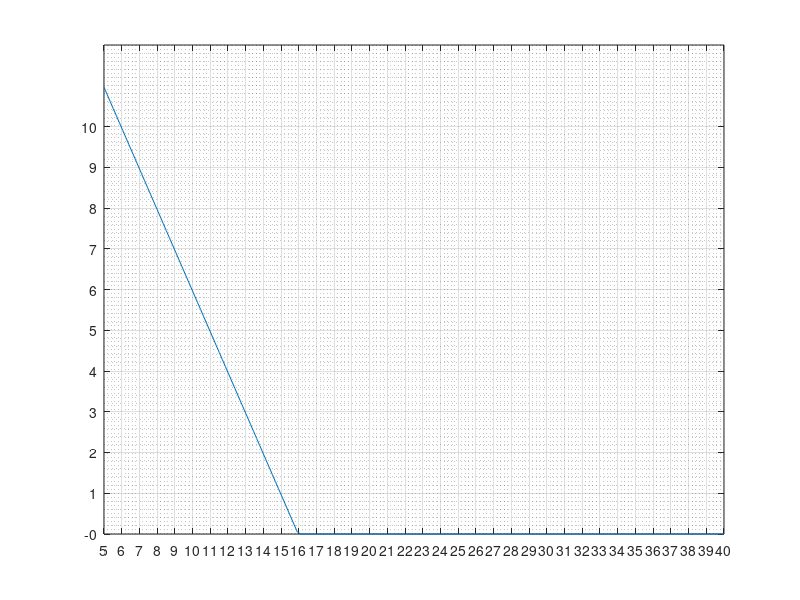

Write MATLAB code to recreate this figure. (Note: this script raises an error after producing the figure.)
% CAM Design Assistant
% Dwell - Rise - Dwell - Return translating CAM
% 2022-12-07

%%
clc; close all; 
% clear;
%============================================
% INPUT 入力
%============================================
% All values in degree

% Job-specific values
% eventAngle = [rise start - rise end - return start- return end]
eventAngle = [0 30 190 220]; % degree at which the rise/return starts/ends
h = 3; % stroke in mm
RPM = 200; % motor velocity in rounds per minutes
m = 1; % follower mass in kg

% recommended values
maxPressureAngle_deg = 30; % in degree
kFriction = 0.7;
sampleRate = 5; % for showing roller on pitch curve with distance in degree
step = .5; % for caculation, the smaller the more accurate, sampling rate in degree

%============================================
% PRELIMINARY CALCULATION
%============================================

maxPressureAngle = deg2rad(maxPressureAngle_deg);
bRise = eventAngle(2) - eventAngle(1) ; %rise period
bReturn = eventAngle(4) - eventAngle(3) ; %return period

% point in time with acceleration change
% points of events = [1-rise, 2-rise +1/8, 3-rise +7/8, 4-rise end, 5-return, 6-return +1/8, 7-return +7/8, 8-return end]
point = [eventAngle(1) eventAngle(1)+bRise/8 eventAngle(1)+7*bRise/8 eventAngle(2) eventAngle(3) eventAngle(3)+bReturn/8 eventAngle(3)+7*bReturn/8 eventAngle(4)];

%============================================
% CHOOSING BASE RADIUS AND ROLLER RADIUS
%============================================
Cv = 1.7596; % Modified sinusoidal
if h >= 0
    B = deg2rad(bRise);
elseif h < 0
    B = deg2rad(bReturn);
end

list_rRoller = linspace(5,40,200); % roller radius in mm
primeRadius = Cv*abs(h)/B/tan(maxPressureAngle)-abs(h)/2;
list_rBase = primeRadius - list_rRoller;
list_rBase = list_rBase .* (list_rBase>0);

% figure('Name','カムベース円の半径　ｖｓ　ローラー半径');
figure;
plot(list_rRoller,list_rBase);

tempMin = min(list_rRoller);
tempMax = max(list_rRoller);
xScaleDiv = tempMin:1:tempMax;
xticks(xScaleDiv);

tempMin = min(list_rBase);
tempMax = max(list_rBase);
yScaleDiv = round(min(list_rBase)):round((max(list_rBase)-min(list_rBase))/20):max(list_rBase);
yticks(yScaleDiv);

grid on
grid minor

xlabel({'ローラー半径(mm)'},'FontWeight','light','Color','b');
ylabel({'カムベース円の半径(mm)'},'FontWeight','light','Color','b');

temp = strcat('最大圧角  ', num2str(maxPressureAngle_deg),'^o');
temp = {'ローラー半径 vs カムベース円の半径';temp};
title(temp,'Color','b','FontSize',15,'FontWeight','light');


% Ask for user input (user can use the previous figure as reference)
rRollerInputMessage =  (['Please refer Figure 1 and input roller radius: ', ...
    '\n図1を参考して, ローラー半径(mm) を入力してください: \n']);
rBaseInputMessage = (['Please refer Figure 1 and input cam base radius: ', ...
    '\n図1を参考して, カムベース円の半径(mm) を入力してください: \n']);

rRoller = input(rRollerInputMessage);
rBase = input(rBaseInputMessage);

rPrime = rBase + rRoller; %mm - Pitch circle prime radius

theta = 0:step:360;
T = 60/RPM; % period of moving 360 degree, in second
time = linspace(0,T,length(theta));
timeStep = T/size(time,2); % convert step in degree to step in time

%% 
%============================================
% DISPLACEMENT
%============================================

% Rise
temp = theta(theta<point(1));
sDwe1 = zeros(size(temp));
tempTheta = theta(theta >= point(1) & theta < point(2))-point(1);
sRise1 = h/(4+pi)*(pi*tempTheta/bRise - 1/4*sin(4*pi*tempTheta/bRise));
tempTheta = theta(theta >= point(2) & theta < point(3))-point(1);
sRise2 = h/(4+pi)*(2+pi*tempTheta/bRise-9/4*sin(pi/3+4*pi/3*tempTheta/bRise));
tempTheta = theta(theta >= point(3) & theta <= point(4))-point(1);
sRise3 = h/(4+pi)*(4+ pi*tempTheta/bRise - 1/4*sin(4*pi*tempTheta/bRise));

% Dwell
temp = theta(theta > point(4) & theta < point(5));
sDwe2 = zeros(size(temp)) + h;

% Return
tempTheta = theta(theta >= point(5) & theta < point(6))-point(5);
sReturn1 = h/(4+pi)*(4 + pi - pi*tempTheta/bReturn + 1/4*sin(4*pi*tempTheta/bReturn));
tempTheta = theta(theta >= point(6) & theta < point(7))-point(5);
sReturn2 = h/(4+pi)*(2+ pi - pi*tempTheta/bReturn  + 9/4*sin(pi/3+4*pi/3*tempTheta/bReturn));
tempTheta = theta(theta >= point(7) & theta <= point(8))-point(5);
sReturn3 = h/(4+pi)*(pi - pi*tempTheta/bReturn + 1/4*sin(4*pi*tempTheta/bReturn));

% Dwell
temp = theta(theta > point(8) & theta <= 360);
sDwe3 = zeros(size(temp));

% Entire trajectory
displacement = [sDwe1 sRise1 sRise2 sRise3 sDwe2 sReturn1 sReturn2 sReturn3 sDwe3] + rPrime;

% Plot position vs angle in cartesian coordinate
figure;
subplot(3,1,1);
plot(time,displacement);
grid on;
grid minor;
xlim([0 T]);
xlabel({'t(s)'},'FontSize',15,'FontWeight','light','Color','b');
ylim([rPrime-2*abs(h)+h/2 rPrime+2*abs(h)+h/2]);
ylabel({'位置','mm'},'FontSize',15,'FontWeight','light','Color','b');
% legend("位置 s");
[tit,] = title({'';'S V A Diagram'},{['モーター回転速度 ',num2str(RPM),'rpm   ','T = ', num2str(T),'s'];''},...
    'Color','blue');
tit.FontSize = 15;

%============================================
% VELOCITY
%============================================
% velocity with respect to time
velocity = diff(displacement)/timeStep;
velocity = [velocity displacement(1)-displacement(length(displacement))]; %add the last element to make the length of vv and theta equal
subplot(3,1,2);
plot(time,velocity);
grid on;
grid minor;
xlim([0 T]);
xlabel({'t(s)'},'FontSize',15,'FontWeight','light','Color','b');
ylabel({'速度','mm/s'},'FontSize',15,'FontWeight','light','Color','b');
%title({'';'速度　vs　時間';''},'Color','b','FontSize',15,'FontWeight','light');
tempV = strcat('最大速度 ',num2str(max(velocity)),' mm/s');
title(tempV ,'Color','b','FontSize',15,'FontWeight','light');

%============================================
% ACCELERATION
%============================================
% acceleration with respect to time
acceleration = diff(velocity)/timeStep;
acceleration = [acceleration velocity(1)-velocity(length(velocity))]/1000;
subplot(3,1,3);
plot(time,acceleration);
grid on; grid minor;

xlim([0 T]);
xlabel({'t(s)'},'FontSize',15,'FontWeight','light','Color','b');
ylabel({'加速','m/s^2'},'FontSize',15,'FontWeight','light','Color','b');

%title({'';'加速　vs　時間';''},'Color','b','FontSize',15,'FontWeight','light');
tempA = strcat('最大加速  ', num2str(max(acceleration)),' m/s^2');
title(tempA,'Color','b','FontSize',15,'FontWeight','light');

disp(tempV)
disp(tempA)

input(['\n','何かキーを押すと圧角を表示します。\n'])
% Wait for user response to proceed
%%
%============================================
% PRESSURE ANGLE 圧角
%============================================
% tan a = {ds/d(theta)}/(s + rb + rr) %theta in degree

radianStep = deg2rad(step);
d_s = [diff(displacement) displacement(1)-displacement(length(displacement))];
v_theta = d_s/radianStep; % differentiate s with respect to theta in radian

pitch_radius = displacement + rRoller;
tanPressureAngle = v_theta./pitch_radius;

pressureAngle = rad2deg(atan(tanPressureAngle));

% figure('Name','圧角・位置 vs 回転角度');
figure;
yyaxis left
angleColor = 'b';
plot(theta, pressureAngle,'Color',angleColor);
ax = gca;
ax.YColor = angleColor;
grid on;
grid minor;
xlim([0 360]);
xlabel({'回転角度','degree'},'FontSize',15,'FontWeight','light','Color',angleColor);
ylabel({'圧角','degree'},'FontSize',15,'FontWeight','light','Color',angleColor);

yyaxis right
strokeColor = [0.6350 0.0780 0.1840];
plot(theta,displacement,'Color',strokeColor);
ax = gca;
ax.YColor = strokeColor;
grid on;
grid minor;
xlim([0 360]);
ylim([rPrime-2*abs(h)+h/2 rPrime+2*abs(h)+h/2]);
% xlabel({'角度','degree'},'FontSize',15,'FontWeight','light','Color','b');
ylabel({'位置','mm'},'FontSize',15,'FontWeight','light','Color',strokeColor);
hold on

tempP = strcat('最大圧角 ',num2str(max(pressureAngle)),'^o');
%  title(temp,'Color','b','FontSize',15,'FontWeight','light');

title({'';'圧角・位置　vs　回転角度'; tempP; ''},'Color','b','FontSize',15,'FontWeight','light');

disp(strcat('最大圧角: ',num2str(max(pressureAngle)),'度'));

input(['\n','何かキーを押すとカムのピッチ円を表示します。','\n'])
% Wait for user respond to proceed
%%
%============================================
% POSITION IN POLAR COORDINATES
%============================================

pitchColor = [0.8500 0.3250 0.0980];
camColor = 'b'; % cam profile color
% Plot position in polar coordinate
% figure('Name','極座標のカム ピッチ カーブ');
figure;
theta2 = deg2rad(theta);
polarplot(theta2,displacement,'Color',pitchColor);
grid on;
[title1,] = title({'';'位置　vs　角度';''},'Color','b','FontSize',15,'FontWeight','light');

% Converting Polar to Cartesian Coordinate System
[pitchX,pitchY] = pol2cart(theta2,displacement);

input(['何かキーを押すとカムの輪郭を表示します。','\n'])
% Wait for user response to proceed
%%
%============================================
% CAM PROFILE 
%============================================
% Cam Machining process

% Draw roller around cam curve and on pitch curve, sample rate is defined in input region
figure('Name','カムの輪郭加工');
sampleRate = round(sampleRate*length(theta2)/360);
x_sample = transpose(pitchX(1:sampleRate:length(pitchX)));
y_sample = transpose(pitchY(1:sampleRate:length(pitchY)));

centers = [x_sample y_sample];
radii = rRoller*ones(length(y_sample),1);

plot(pitchX,pitchY,'Color',pitchColor);
hold on;
rollerColor = [0.4660 0.6740 0.1880];
p = viscircles([x_sample(1),y_sample(1)],rRoller,'LineWidth',1,'Color',rollerColor);
hold off; axis equal; grid on;

% Machining process
prompt = "Show machining process? 加工工程を表示しますか? y/n [n]: ";
txt = input(prompt,"s");
% Animate machining process if user input 'y'
% otherwise (input 'n' or just Enter), skip
if (txt == 'y')
    for k = 2:1:length(x_sample)
        p = viscircles([x_sample(k),y_sample(k)],rRoller,'LineWidth',1,'Color',rollerColor);
        drawnow
    end
end

% figure; % figure('Name','カムの輪郭');
viscircles(centers,radii,'LineWidth',1,'color',rollerColor);
axis equal; hold on; grid on; grid minor;
plot(pitchX,pitchY,'color','r');

% Plot cam profile
[camSurfX, camSurfY] = offsetIn(pitchX,pitchY,rRoller);
plot(camSurfX,camSurfY,'color','b')

% Export data for using in 3D CAD package
prompt1 = (['CreoAutomation.exe がアクティブで、' ...
    '\ntxt データが Creo 作業ディレクトリに保存されている場合、' ...
    '\n「gcam」を押して Enter を押すと、' ...
    '\nカムの 3D モデルが作成されます。']);
prompt = prompt1 + "\n\nExport data (.txt)? データ (.txt) をエクスポートしますか? y/n [n] : ";
txt = input(prompt,"s");

% Animate machining process if user input 'y'
% otherwise (input 'n' or just Enter), skip
if (txt == 'y')
    x_cord = transpose(camSurfX);
    y_cord = transpose(camSurfY);
    z_cord = zeros(length(theta2),1);
    
    camProfile = [x_cord y_cord z_cord];
%     writematrix(camProfile,'camProfile.xlsx');
    writematrix(camProfile,'camProfile.txt','Delimiter','tab');
end



input(['\n','何かキーを押すと曲率半径を表示します。','\n'])
% Wait for user respond to proceed
%%
%============================================
% RADIUS OF CURVATURE
%============================================

curvature = zeros(size(camSurfX));
L = length(camSurfX);
% Boundary. Note that the first and the last points on profile curve are the
% same
curvature(1) = circumscribedR([camSurfX(L-1) camSurfX(1) camSurfX(2)],[camSurfY(L-1) camSurfY(1) camSurfY(2)]); 
curvature(L) = circumscribedR([camSurfX(L-1) camSurfX(L) camSurfX(2)],[camSurfY(L-1) camSurfY(L) camSurfY(2)]); 

for k = 1:1:L-2
X = camSurfX(k:1:k+2);
Y = camSurfY(k:1:k+2);
curvature(k+1) = circumscribedR(X,Y);
end

figure;
yyaxis left
angleColor = 'b';
semilogy(theta, curvature,'Color',angleColor);
ax = gca;
ax.YColor = angleColor;
grid on;
grid minor;
xlim([0 360]);
xlabel({'回転角度','degree'},'FontSize',15,'FontWeight','light','Color',angleColor);
ylabel({'曲率半径','mm'},'FontSize',15,'FontWeight','light','Color',angleColor);

yyaxis right
strokeColor = [0.6350 0.0780 0.1840];
plot(theta,displacement,'Color',strokeColor);
ax = gca;
ax.YColor = strokeColor;
grid on;
grid minor;
xlim([0 360]);
% ylim([rPrime-2*abs(h)+h/2 rPrime+2*abs(h)+h/2]);
% xlabel({'角度','degree'},'FontSize',15,'FontWeight','light','Color','b');
ylabel({'位置','mm'},'FontSize',15,'FontWeight','light','Color',strokeColor);
hold on

tempP = strcat('最小曲率半径 ',num2str(min(curvature)),'mm');
%  title(temp,'Color','b','FontSize',15,'FontWeight','light');

title({'';'曲率半径・位置　vs　回転角度'; tempP; ''},'Color','b','FontSize',15,'FontWeight','light');

disp(strcat('最小曲率半径: ',num2str(min(curvature)),'mm'));
% p = {[(rb + s)^2 + (ds/dtheta)^2]^(3/2)}/[(rb + s)^2 + 2*(ds/dtheta)^2 - (rb+s)*d^2s/dtheta^2]


input(['何かキーを押すとモータートルクを表示します。','\n'])


% Wait for user response to proceed
%% 
%============================================
% MOTOR TORQUE 
%============================================
% suppose that the spring force generate an acceleration at least equal to
% that by motor, and friction coefficient is 0.7
% kFriction = 1;
fFriction = kFriction * m * 9.8; 
% Friction force is in opposite direction of velocity
temp1 = -(velocity>0);
temp2 = (velocity<0);
fFrictionDirection = temp1 + temp2;
fFriction = fFriction.*fFrictionDirection;

deltaXoInput = input("最初ばね変位 (mm): ");
deltaXo = deltaXoInput/1000; % convert to m
% deltaXo = 0.001; %m
strokeT = (displacement-rPrime)/1000; % m
deltaX = strokeT + deltaXo; % spring displacement 

minFspring = m*acceleration - fFriction; % positive direction is upward, measured in N
minKspring = -minFspring./deltaX;
minAcceptableKspring = max(minKspring); 

figure;
maxDeltaX = h+deltaXoInput:1:3*h;
maxFspring = minAcceptableKspring/1000.*maxDeltaX;
plot(maxDeltaX,maxFspring);
xlabel('Fmax (mm)') ; % misumi nomenclature
xlim([h+deltaXoInput 3*h]);
ylabel('Nmax (N)') ;
grid on; grid minor;

strminKspring = num2str(minAcceptableKspring/1000);
disp(strcat('最小　K＝ ',strminKspring,'N/m'));

prompt = strcat('Fmax は ',num2str(h+deltaXoInput),'mm 以上です。');
disp('図を参照して Fmax を選んでください：');
Fmax = input(prompt);

prompt = strcat('Nmax は ',num2str(Fmax*minAcceptableKspring/1000),'N 以上です。');
disp('図を参照して　Nmax を選んでください：');
Nmax = input(prompt);

selectedKspring = Nmax/Fmax*1000;

fSpring = -selectedKspring.*deltaX;
% plot(fSpring); % N


parallelForce = m*acceleration - fSpring - fFriction; % in N
perpendicularForce = parallelForce.*tanPressureAngle;
motorTorque = displacement/1000.*perpendicularForce;
figure;
plot(theta,motorTorque);
xlabel('角度') ; % misumi nomenclature
ylabel('トルク (Nm)') ;
torqueTitle = strcat('最大トルク  ', num2str(max(motorTorque)),' Nm');
title(torqueTitle,'Color','b','FontSize',15,'FontWeight','light');
grid on; grid minor;
disp(torqueTitle);

% save torque for later use. (e.g. Combine with other torques to determine total
% motor torque.)
inputMessage =  (['トルクを保存します。ファイル名とトルク名を入力してください。', ...
    '\nファイル名とトルク名は同じになります。']);
fileName = input(inputMessage,"s");

if isempty(fileName)
   disp('ファイル名の入力がないので、トルクを保存しません。');
else
   torqueName = fileName;   
   eval([torqueName, '=motorTorque;']); % we cannot directly assign value to the new variable name
   % this is dynamic field referencing syntax to assign the value of the original variable to the new variable name.
   save(fileName, torqueName); %save the variable into the .mat file of the same name.
   disp('トルクを保存しました。');
   disp('トルク価値を使う前に、次の構文使ってください：');
   disp(['load ',fileName]);
end

%%
% ====================================
% ANIMATING CAM ROTATION
% ====================================

angleLineFactor = 4;
[angleEndPointX,angleEndPointY] = offsetIn(pitchX,pitchY,-angleLineFactor*rRoller);


% Cam motion simulation
prompt = "Show cam motion? カムの動きのシミュレーションを表示しますか? y/n [n]: ";
txt = input(prompt,"s");

% Animate machining process if user input 'y'
% otherwise (input 'n' or just Enter), skip
if (txt == 'y')
    
    figure('Name','カムの動きのシミュレーション');
    for loopNumber = 1:1
    
    hold on
    plot(0,0,'o','MarkerFaceColor','r');
    % Pitch Circle
    rotatedPitch = rotateCw([pitchX;pitchY],-pi/2);
    pl = plot(rotatedPitch(1,:),rotatedPitch(2,:),'color',pitchColor);
    axis equal;
    maxDim = rBase + abs(h) + 2*rRoller + 10;
    xlim([-maxDim maxDim]);
    ylim([-maxDim maxDim]);
    
    hold on;
    grid on;
    grid minor;
    pl.XDataSource = 'xx';
    pl.YDataSource = 'yy';
    
    
    % Cam Profile
    rotatedCam = rotateCw([camSurfX;camSurfY],-pi/2);
    pl2 = plot(rotatedCam(1,:),rotatedCam(2,:),'color',camColor);
    axis equal;
    maxDim = rBase + abs(h) + 2*rRoller + 10;
    xlim([-maxDim maxDim]);
    ylim([-maxDim maxDim]);
    
    hold on;
    pl2.XDataSource = 'xx2';
    pl2.YDataSource = 'yy2';
    
    % Roller
    
    index = linspace(0,2*pi,100);
    xC = rRoller*cos(index);
    yC = rRoller*sin(index) + displacement(1);
    pl3 = plot(xC,yC,'color',rollerColor);
    pl3.YDataSource = 'yC';
    
    rollerCenterY = displacement(1);
    pl4 = plot(0,rollerCenterY,'o','MarkerFaceColor',[0 0.4470 0.7410]); % Roller center
    pl4.YDataSource = 'rollerCenterY';
    
    maxDim = rBase + abs(h) + 2*rRoller + 10;
    xlim([-maxDim maxDim]);
    ylim([-maxDim maxDim]);
    hold on;
    
    % Pressure angle
    rollerCenterY_angle = displacement(1)+angleLineFactor*rRoller;
    angle1y = [rollerCenterY rollerCenterY_angle];
    pl5 = plot([0 0],angle1y,'MarkerFaceColor',[0 0.4470 0.7410]); 
    pl5.YDataSource = 'angle1y';
    hold on;
    
    rotatedAngleEnd = rotateCw([angleEndPointX(1);angleEndPointY(1)],-pi/2);
    angle2x = [0 rotatedAngleEnd(1)];
    angle2y = [rollerCenterY rotatedAngleEnd(2)];
    pl6 = plot(angle2x,angle2y,'MarkerFaceColor',[0 0.4470 0.7410]); 
    pl6.XDataSource = 'angle2x';
    pl6.YDataSource = 'angle2y';
    
    % Animation 
    for i = 1:length(theta2)
    j = theta2(i)-pi/2;
    
    rotatedPitch = rotateCw([pitchX;pitchY],j);
    xx = rotatedPitch(1,:);
    yy = rotatedPitch(2,:);
    
    rotatedCam = rotateCw([camSurfX;camSurfY],j);
    xx2 = rotatedCam(1,:);
    yy2 = rotatedCam(2,:);
    
    yC = rRoller*sin(index) + displacement(i);
    rollerCenterY = displacement(i);
    rollerCenterY_angle = displacement(i)+angleLineFactor*rRoller;
    angle1y = [rollerCenterY rollerCenterY_angle];
    
    rotatedAngleEnd = rotateCw([angleEndPointX(i);angleEndPointY(i)],j);
    angle2x = [0 rotatedAngleEnd(1)];
    angle2y = [rollerCenterY rotatedAngleEnd(2)];
    
    temp5 = strcat('圧角　',num2str(pressureAngle(i)),'^o     ');
    temp2 = strcat('変位　',num2str(displacement(i)-rPrime),' mm     ');
    temp3 = strcat('回転角度　',num2str(theta(i)),'^o   ');
    updatedTitle = {temp3; temp2; temp5};
    [titleAni,] = title(updatedTitle,'Color',[0 0.4470 0.7410],'FontSize',14);
    
    temp4 = strcat('位置　',num2str(displacement(i)),' mm     ');
    ylabel(temp4,'Color',angleColor,'FontSize',15);
    temp1 = strcat('経過時間　',num2str(time(i)),' s     ');
    xlabel(temp1,'Color',angleColor,'FontSize',15);
    
    refreshdata
    pause(0.001)
    end
    
    end
end

%% 
%============================================
% Save all data 
%============================================
%% 
%============================================
% Save all data 
%============================================
camName = input("カムの名を入力してください。","s");
if ~isempty(camName)
    save(camName)
    disp(['データは全て', camName,'.mat に保存されています。']);
    disp('このデータを使う際に、次の構文使ってください：');
   disp([camName, ' = load(''''', camName, '.mat'''');']);
   disp('それから、例えば変位データを使う際に、次の構文使ってください：');
   disp([camName, '.displacement']);
else
    disp('入力がないので、データは保存されていません。');
end
%% 
%============================================
% FUNCTIONS 
%============================================


function Y = rotateCw(X,theta)
% rotate clockwise
rotMat = [cos(theta) sin(theta); -sin(theta) cos(theta)];
Y = rotMat * X;
end

function [xo,yo] = normalIn(x,y,R)
% x and y are row vector of length 3 (longer vectors don't cause problem,
% but only the first 3 elements will be used. 

% Call the three point represented by x and y A, B and C
% This function return the coordinates of point D such that
% * DB is perpendicular to AC
% * DB has length R
% * D is on the right hand side when moving on the curve ABC from A to C
% if R is positive and left hand side if R is negative

% calculate normal vector <a,b>
a = y(1)-y(3);
b = x(3)-x(1);
k = R/sqrt(a^2+b^2); 

% temporary factor
xo = k*a + x(2);
yo = k*b + y(2);
end

function [xOffset,yOffset] = offsetIn(x,y,R)
% Generate 2 vectors holding coordinates of offset curve by R from a closed
% curve. 
% If R is positive, the offset curve will be inside the original curve. 
% If R is negative, the offset curve will be outside the original curve.

L = length(x); % the length of both vectors
% Check whether the input is closed
if (x(1) ~= x(L))
    disp("The input is not a closed curve. The function will terminate.")
    return
end

xOffset = zeros(size(x));
yOffset = zeros(size(x));

% Boundary. Note that the first and the last points on pitch curve are the
% same
[xOffset(1),yOffset(1)] = normalIn([x(L-1) x(1) x(2)],[y(length(y)-1) y(1) y(2)],R); 
[xOffset(L),yOffset(L)] = normalIn([x(L-1) x(L) x(2)],[y(L-1) y(L) y(2)],R);

for k = 1:1:L-2
X = x(k:1:k+2);
Y = y(k:1:k+2);
[xOffset(k+1),yOffset(k+1)] = normalIn(X,Y,R);
end

end


function [radius,radArg] = radCurv(f,arg)

% Numerically computing radius of curvature
% arg is used only to define step. In this program arg is array of angles
    step = arg(2)-arg(1);
    f1 = diff(f)/step;
    f2 = diff(f1)/step;
    f1 = regulate(f1,f2);
    ff = regulate(f,f2);
    radArg = regulate(arg,f2);
    
    k1 = 2*sqrVec(f1) + sqrVec(ff) - ff.*f2;
    k2 = (sqrVec(f1) + sqrVec(ff)).^(3/2);
    radius = k2./k1;
end

function sqrVec = sqrVec(x)
    sqrVec = x.*x;
end

function regulated = regulate(x,ref)
    regulated = x(1:length(ref));
end

function R = circumscribedR(X,Y)
% Calculate radius of circumscribed circle through three point in vectors X
% and Y of size 1*3

A = [X(1) Y(1)]; B = [X(2) Y(2)]; C = [X(3) Y(3)];

a = norm(B-C);
b = norm(C-A);
c = norm(A-B);

s = (a+b+c)/2;
temp = sqrt(s*(s-a)*(s-b)*(s-c));

R = a*b*c/4/temp;
end
